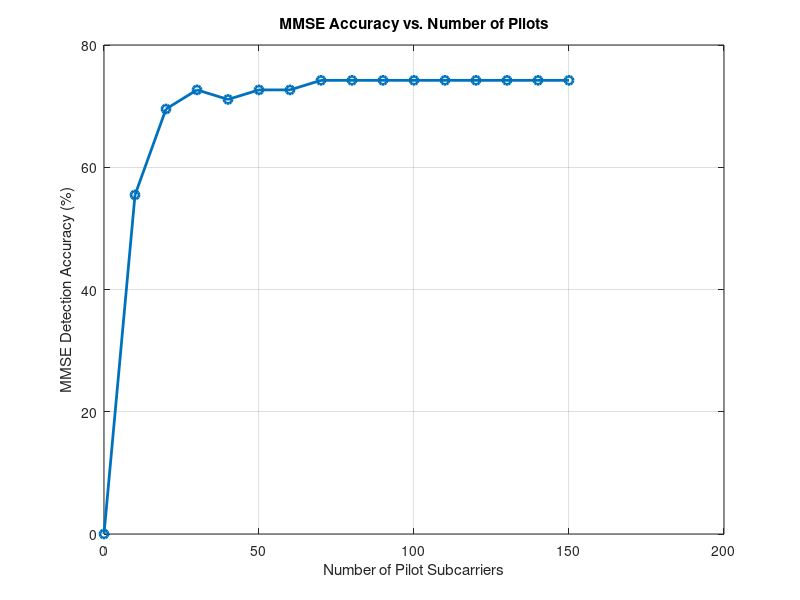

Write the MATLAB code that produced this figure.
% plot_MMSE_only.m
% Computes and plots MMSE detection accuracy vs. number of pilot subcarriers

clc; clear; close all;

%% Parameters
num_subcarriers = 64;       % OFDM subcarriers
cp_len          = 16;       % Cyclic prefix length
NR = 2; NT = 2;             % 2×2 MIMO
sigma_noise     = 0.2;      % AWGN scaling

%% Generate one OFDM frame
X      = randi([0 1], NT, num_subcarriers)*2 - 1;    % NT×64 BPSK symbols
X_OFDM = ifft(X, num_subcarriers, 2); 
X_CP   = [X_OFDM(:, end-cp_len+1:end), X_OFDM];     % add CP

%% Pass through MIMO channel + noise
H    = (randn(NR,NT) + 1j*randn(NR,NT))/sqrt(2);    % Rayleigh
Nmat = sigma_noise*(randn(NR,size(X_CP,2)) + 1j*randn(NR,size(X_CP,2)));
Y_CP = H*X_CP + Nmat;

%% Remove CP and FFT to get frequency‐domain Rx
Y      = Y_CP(:, cp_len+1:end);
Y_OFDM = fft(Y, num_subcarriers, 2);

%% Sweep pilot counts
num_pilot_values = 0:10:150;
mmse_accuracy    = zeros(size(num_pilot_values));

for idx = 1:length(num_pilot_values)
    P = min(num_pilot_values(idx), num_subcarriers);
    if P > 0
        % LS channel estimate on first P subcarriers
        Yp    = Y_OFDM(:,1:P);     % NR×P
        Xp    = X(:,1:P);          % NT×P
        H_est = Yp * pinv(Xp);     % NR×NT

        % Estimate noise variance from the time‐domain noise
        sigma2 = mean(abs(Nmat(:)).^2);

        % MMSE equalizer: G = (H'H + σ2 I)^(-1) H'
        G = (H_est'*H_est + sigma2*eye(NT)) \ H_est';

        % Detect all subcarriers
        X_hat = G * Y_OFDM;                         % NT×64
        X_pred = sign(real(X_hat));                 % decision

        % Accuracy over the full 64 subcarriers
        mmse_accuracy(idx) = mean(X_pred(:)==X(:))*100;
    else
        mmse_accuracy(idx) = 0;
    end
end

%% Plot MMSE accuracy vs. pilots
figure;
plot(num_pilot_values, mmse_accuracy, '-o', 'LineWidth', 2);
xlabel('Number of Pilot Subcarriers');
ylabel('MMSE Detection Accuracy (%)');
title('MMSE Accuracy vs. Number of Pilots');
grid on;
